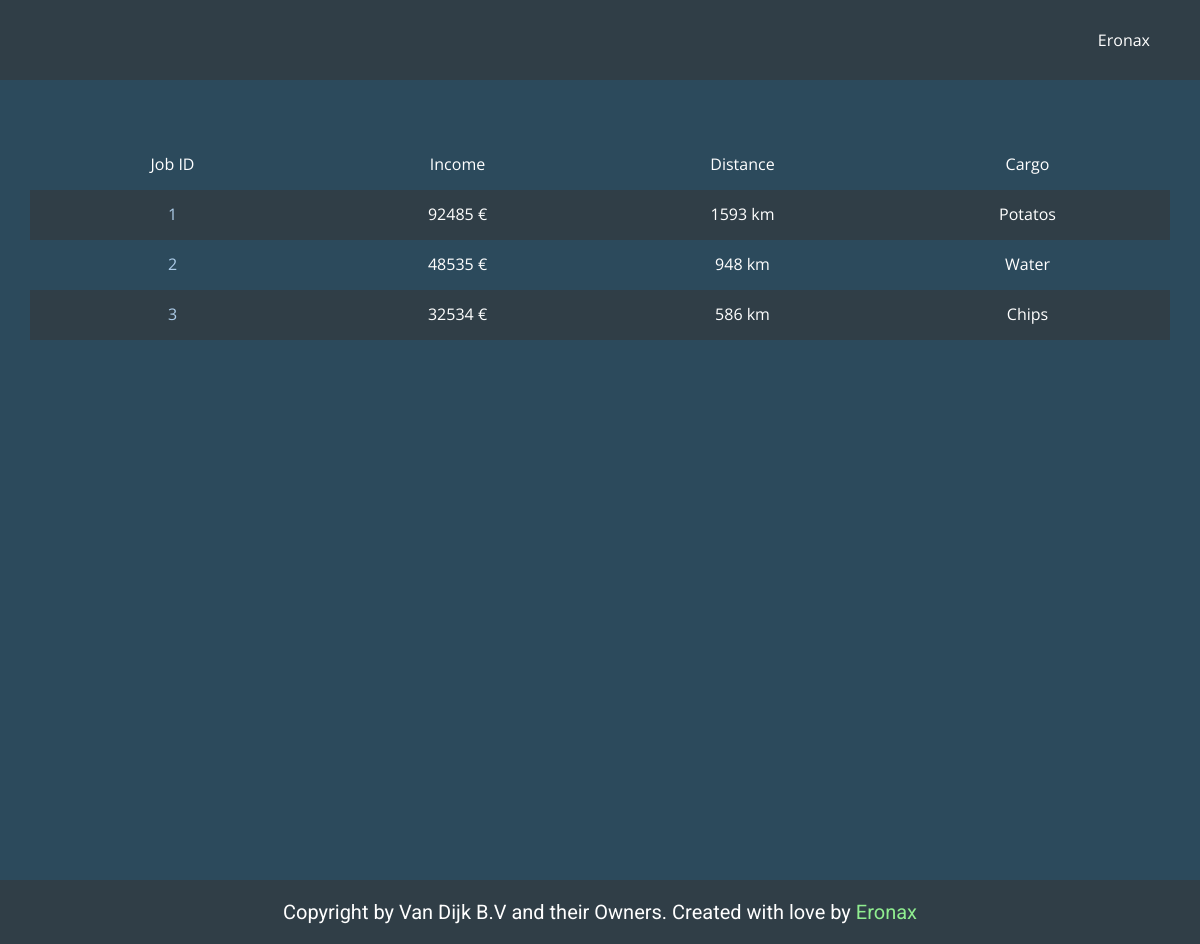
The page /jobs.php (signed in) on the database as committed earlier.
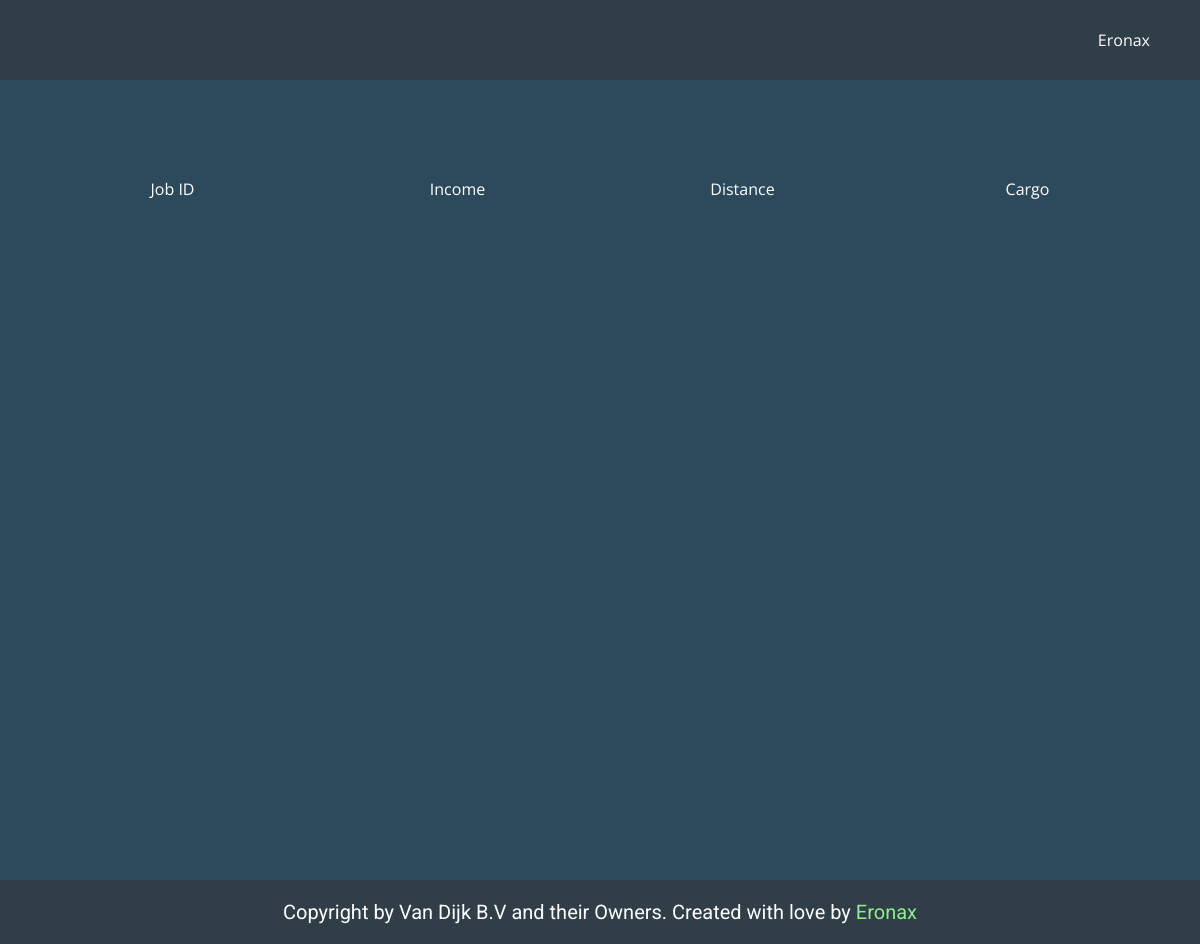
The same page on the database as committed later.
### tables this page shows
CREATE TABLE IF NOT EXISTS `jobs` (
  `id` int(11) NOT NULL AUTO_INCREMENT,
  `user_id` int(11) NOT NULL,
  `username` varchar(50) NOT NULL,
  `departure_id` int(11) NOT NULL,
  `destination_id` int(11) NOT NULL,
  `truck_id` int(11) NOT NULL,
  `cargo` varchar(50) NOT NULL,
  `income` int(11) NOT NULL,
  `distance` int(11) NOT NULL,
  `admin` varchar(50) NOT NULL,
  `evidence` text NOT NULL,
  `timestamp` timestamp NOT NULL DEFAULT current_timestamp() ON UPDATE current_timestamp(),
  PRIMARY KEY (`id`),
  KEY `FK_jobs_trucks` (`truck_id`),
  CONSTRAINT `FK_jobs_trucks` FOREIGN KEY (`truck_id`) REFERENCES `trucks` (`id`) ON DELETE NO ACTION ON UPDATE NO ACTION
);

### public/jobs.php (called while the page is built, shortened)
<?php
include '../app/classes/information.php';
include '../app/database.php';
include '../app/config.php';
$username = $_SESSION['name'];
$all_user_jobs = all_user_jobs($con, $username);
require '../views/jobs.view.php';

### app/database.php (called while the page is built, shortened)
<?php
function all_user_jobs($con, $username)
{
    $query = "SELECT jobs.id, jobs.income, jobs.distance, jobs.cargo
    FROM jobs
    WHERE jobs.username='$username'";
    $all_user_jobs = $con->query($query);
    return $all_user_jobs;
}

### views/jobs.view.php (the view, shortened to what this page needs)
<!DOCTYPE html>
<html style="font-size: 16px;">
<head>
  <link rel="stylesheet" href="../views/css/nicepage_users.css" media="screen">
  <link rel="stylesheet" href="../views/css/users.css" media="screen">
</head>
<body class="u-body">
  <?php include($header); ?>
  <section class="u-align-center u-clearfix u-custom-color-2 u-section-1" id="sec-d44b">
    <div class="u-clearfix u-sheet u-sheet-1">
      <div class="u-expanded-width u-table u-table-responsive u-table-1">
        <table class="u-table-entity u-table-entity-1">
          <colgroup>
            <col width="25%">
            <col width="25%">
            <col width="25%">
            <col width="25%">
          </colgroup>
          <tbody class="u-align-center u-table-alt-custom-color-1 u-table-body">
            <tr style="height: 50px;">
              <td class="u-table-cell">Job ID</td>
              <td class="u-table-cell">Income</td>
              <td class="u-table-cell">Distance</td>
              <td class="u-table-cell">Cargo</td>
            </tr>
            <?php while ($job = $all_user_jobs->fetch_assoc()) : ?>
              <tr style="height: 50px;">
                <td class="u-table-cell"><a href="../public/jobs.php?id=<?php echo $job["id"] ?>"><?php echo $job["id"] ?></a></td>
                <td class="u-table-cell"><?php echo $job["income"] ?> €</td>
                <td class="u-table-cell"><?php echo $job["distance"] ?> km</td>
                <td class="u-table-cell"><?php echo $job["cargo"] ?></td>
              </tr>
            <?php endwhile; ?>
          </tbody>
        </table>
      </div>
    </div>
  </section>
  <?php include($footer); ?>
</body>
</html>

### views/layout/header.php (shortened to what this page needs)
<?php
include_once '../app/config.php';
include_once '../app/database.php';
?>
<header class="u-clearfix u-custom-color-1 u-header u-header" id="sec-7588">
    <div class="u-clearfix u-sheet u-sheet-1">
        <nav class="u-menu u-menu-dropdown u-offcanvas u-menu-1" data-responsive-from="XS">
            <?php if (!isset($_SESSION['loggedin'])) { ?>
                <div class="u-custom-menu u-nav-container">
                    <ul class="u-custom-font u-nav u-text-font u-unstyled u-nav-1">
                        <li class="u-nav-item"><a class="u-button-style u-nav-link u-text-active-white u-text-hover-palette-1-base" href="../public/index.php" style="padding: 10px 20px;">Home</a>
                            <div class="u-nav-popup">
                                <ul class="u-h-spacing-20 u-nav u-unstyled u-v-spacing-10 u-nav-2">
                                    <li class="u-nav-item"><a class="u-button-style u-custom-color-2 u-nav-link" href="../public/login.php">Login</a>
                                    </li>
                                    <li class="u-nav-item"><a class="u-button-style u-custom-color-2 u-nav-link" href="../public/register.php">Register</a>
                                    </li>
                                </ul>
                            </div>
                        </li>
                    </ul>
                </div>
                <div class="u-custom-menu u-nav-container-collapse">
                    <div class="u-container-style u-custom-color-1 u-inner-container-layout u-sidenav">
                        <div class="u-sidenav-overflow">
                            <div class="u-menu-close"></div>
                            <ul class="u-align-center u-nav u-popupmenu-items u-unstyled u-nav-3">
                                <li class="u-nav-item"><a class="u-button-style u-nav-link" href="../public/index.php" style="padding: 10px 20px;">Home</a>
                                    <div class="u-nav-popup">
                                        <ul class="u-h-spacing-20 u-nav u-unstyled u-v-spacing-10 u-nav-4">
                                            <li class="u-nav-item"><a class="u-button-style u-custom-color-2 u-nav-link" href="../public/login.php">Login</a>
                                            </li>
                                            <li class="u-nav-item"><a class="u-button-style u-custom-color-2 u-nav-link" href="../public/register.php">Register</a>
                                            </li>
                                        </ul>
                                    </div>
                                </li>
                            </ul>
                        </div>
                    </div>
                    <div class="u-custom-color-1 u-menu-overlay u-opacity u-opacity-70"></div>
                </div>
            <?php } else { ?>
                <div class="u-custom-menu u-nav-container">
                    <ul class="u-custom-font u-nav u-text-font u-unstyled u-nav-1">
                        <li class="u-nav-item"><a class="u-button-style u-nav-link u-text-active-white u-text-hover-palette-1-base" href="../public/index.php" style="padding: 10px 20px;"><?php echo $_SESSION["name"]; ?></a>
                        </li>
                    </ul>
                </div>
            <?php } ?>
        </nav>
    </div>
</header>

### app/classes/information.php (shortened to what this page needs)
<?php
$footertitle = 'Copyright by Van Dijk B.V and their Owners. Created with love by <a style="color: lightgreen;" href="../public/profile.php?id=1">Eronax</a>';

### views/layout/footer.php (shortened to what this page needs)
<?php
include '../app/classes/information.php';
?>
<footer class="u-align-center u-clearfix u-custom-color-1 u-footer u-footer" id="sec-d4d2">
    <div class="u-align-left u-clearfix u-sheet u-sheet-1">
        <h5 class="u-align-center u-text u-text-1"><?php echo $footertitle ?></h5>
    </div>
</footer>

### views/css/users.css (style rules this page uses)
.u-section-1 { background-image: none; }
.u-section-1 .u-sheet-1 { min-height: 100vh; }
.u-section-1 .u-table-1 { margin-top: 60px; margin-bottom: 60px; width: 1140px; }
.u-section-1 .u-table-entity-1 { min-height: 100px; }

Rows that differ between the two databases and show on the page:
removed jobs: id "1", income "92485", distance "1593", cargo "Potatos"
removed jobs: id "2", income "48535", distance "948", cargo "Water"
removed jobs: id "3", income "32534", distance "586", cargo "Chips"
